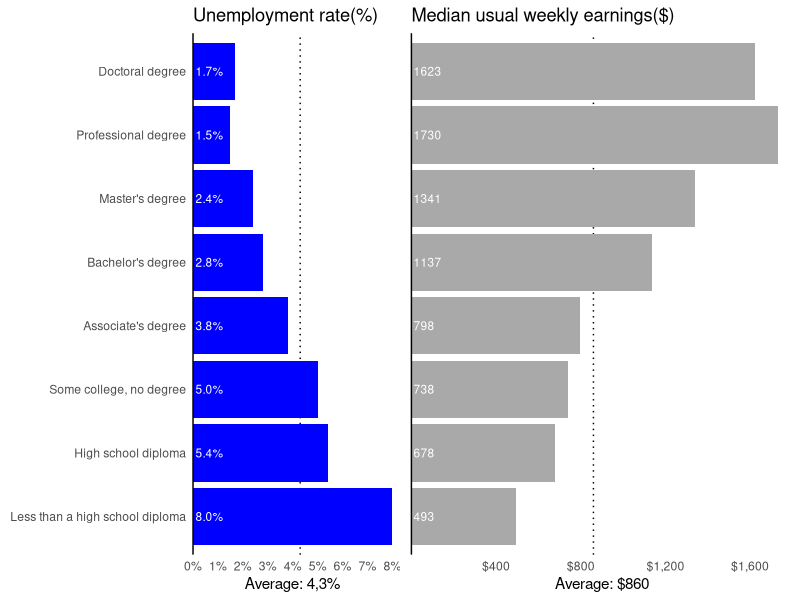
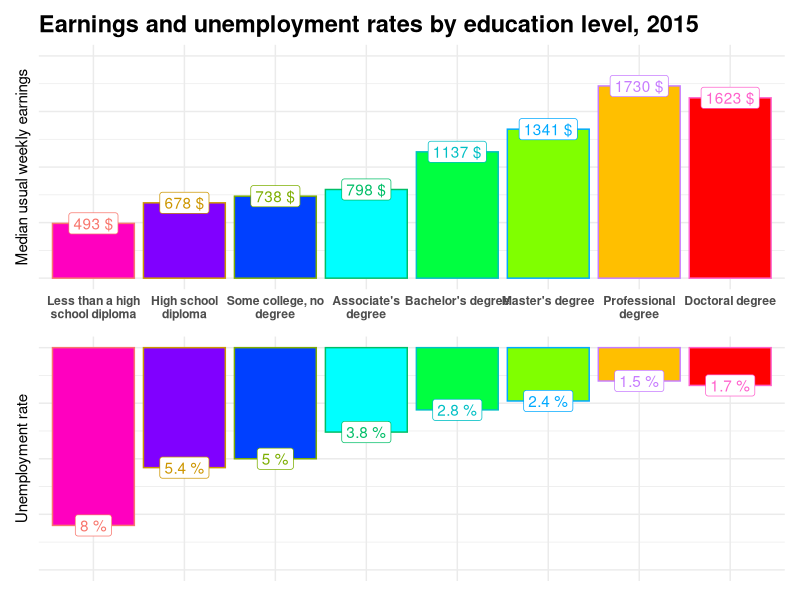

Here is the R script that generated these plots, in order:
## ---- chunk 1
knitr::opts_chunk$set(echo = TRUE)
## ---- chunk 2
library(ggplot2)
library(patchwork)
library(stringr)
library(ggpubr)
library(scales)

#z braku łatwego dostępu do danych, na podstawie oryginalnego wykresu ręcznie stworzyłem odpowiadającą mu ramkę danych
degree <- c("Doctoral degree", "Professional degree", "Master's degree", "Bachelor's degree", "Associate's degree", "Some college, no degree", "High school diploma", "Less than a high school diploma")
#wartosci "unemployment" z przedziału 0-1, później podawane w procentach
unemployment <- c(0.017, 0.015, 0.024, 0.028, 0.038, 0.050, 0.054, 0.080) 
median <- c(1623, 1730, 1341, 1137, 798, 738, 678, 493)

dataset <- data.frame(degree, unemployment, median)
dataset$degree <- factor(dataset$degree, levels = rev(c("Doctoral degree", "Professional degree", "Master's degree", "Bachelor's degree", "Associate's degree", "Some college, no degree", "High school diploma", "Less than a high school diploma")))
#podczas tworzenia ramki danych zapewnienie przy użyciu factorów pożądanej kolejności przedstawianych danych na wykresie

## ---- chunk 3


plot1 <- ggplot(data = dataset, aes(x = degree, y = unemployment)) +
  ggtitle("Unemployment rate(%)") +
  geom_line() +
  geom_hline(yintercept = 0.043, linetype = "dotted") +
  geom_col(fill = "blue") +
  coord_flip() +
  scale_y_continuous(breaks = c(0, 0.01,0.02,0.03,0.04,0.05,0.06,0.07,0.08), labels=scales::percent_format(accuracy = 1), limits = c(0, 0.08), expand = c(0, 0)) +
  geom_text(aes(label = percent(unemployment, 0.1), y = 0.001), color = "white", position = position_dodge(1), hjust = "left", size = 3) +
  theme_classic() + 
  theme(axis.title.y = element_blank(),
        axis.ticks.x = element_blank(),
        axis.ticks.y = element_blank(),
        axis.line.x = element_blank()) +
  labs(y = "Average: 4,3%")

plot2 <- ggplot(data = dataset, aes(x = degree, y = median)) +
  ggtitle("Median usual weekly earnings($)") +
  geom_line() +
  geom_hline(yintercept = 860, linetype = "dotted") +
  geom_col(fill = "darkgrey") +
  geom_text(aes(label = median, y = 10), color = "white", position = position_dodge(1), hjust = "left", size = 3) +
  coord_flip() +
  scale_y_continuous(breaks = c(400, 800, 1200, 1600), labels = dollar(c(400, 800, 1200, 1600)), limits = c(0, 1800), expand = c(0, 0)) +
  theme_classic() +
  theme(axis.title.y = element_blank(),
        axis.ticks.x = element_blank(),
        axis.ticks.y = element_blank(),
        axis.text.y = element_blank(),
        axis.line.x = element_blank()) +
  labs(y = "Average: $860")

ggarrange(plot1, plot2)

## ---- chunk 4

# kolory
mycols <- c("#0073C2FF", "#EFC000FF", "#868686FF", "#CD534CFF")

# dodatkowe kolumny do labels
dataset$labs1 <- paste(as.character(dataset$unemployment * 100), "%")
dataset$labs2 <- paste(as.character(dataset$median), "$")

# wykres z bezrobociem
pe <- ggplot(dataset, aes(x = degree, y=unemployment, label = labs1, color = degree) ) +
  theme_minimal() +
  labs( y = "Unemployment rate") +
  scale_y_reverse() +
  geom_col(fill= rainbow(8)) +
  theme(legend.position = "none",
        axis.title.x = element_blank(),
        axis.text.x=element_blank(),
        axis.text.y=element_blank(),
        plot.title = element_text(size=20, face="bold")) +
  geom_label() +
    expand_limits( y = c(0, 0.1))


# wykres median zarobkow
pm <- ggplot(dataset, aes(x = degree, y=median, label = labs2, color = degree) ) +
  labs(title = "Earnings and unemployment rates by education level, 2015",y="Median usual weekly earnings") +
  theme_minimal() +
  geom_col(fill= rainbow(8)) +
  theme(legend.position = "none",
        axis.title.x=element_blank(),
        axis.text.y=element_blank(),
        axis.text.x=element_text(face="bold"),
        plot.title = element_text(size=17, face="bold")) +
  geom_label() +
  scale_x_discrete(labels = function(x) str_wrap(x, width = 17)) +
  expand_limits( y = c(0, 2000))

# patchwork
pm / pe


